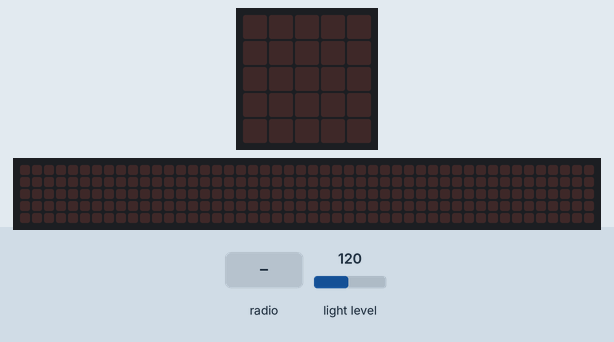
Recording of a program running on a simulated BBC micro:bit (MakeCode). Parts: the board's 5×5 LED display, a strip that is not on the board, showing the scrolling text unrolled. The inputs (shaded band) are chosen by the test bench; at power-on: light level 120. No radio messages arrive unless stated (any console line starting 'radio sent:' is added by the test bench); the 48×5 strip is a reading aid, not a part: it shows the text the display is scrolling, unrolled, one strip-width of it at a time; what the program prints to the serial console is not drawn.

Above: at 1.2 s.
1.3 s: radio message "Lys av" arrives
At 1.37 s:
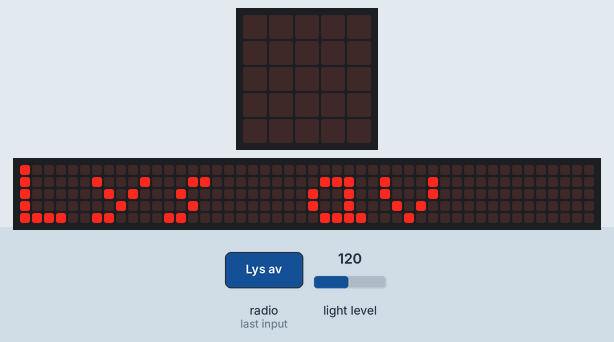
At 1.82 s:
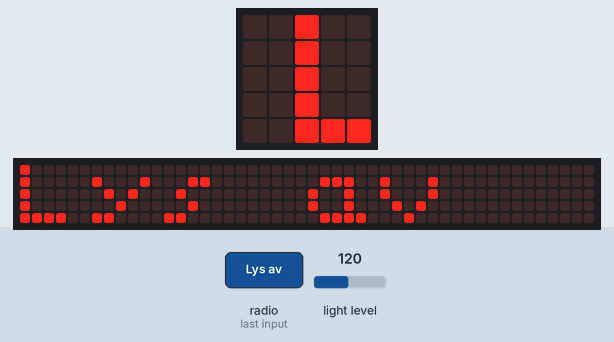
4.3 s: light level set to 191
Timing chart, 0 to 7.3 s (numbered marks = the images above; inputs shaded):
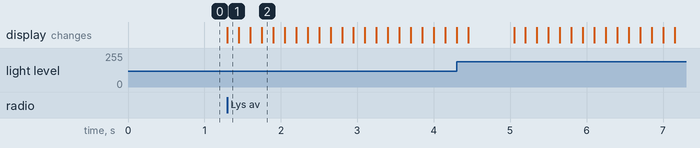

The program:

main.ts
```typescript
radio.onReceivedString(function (receivedString) {
    basic.showString(receivedString)
})
radio.setGroup(6)
basic.forever(function () {
    if (input.lightLevel() > 180) {
        radio.sendString("Lys av")
    } else {
        radio.sendString("Lys på")
    }
})
```

test.ts
```typescript
// testene settes inn her; disse vil ikke kompilert så lenge denne pakken blir brukt som en utvidelse.
```

Measured:
- after the input at 1.3 s, the display: changes at once (image 1)
